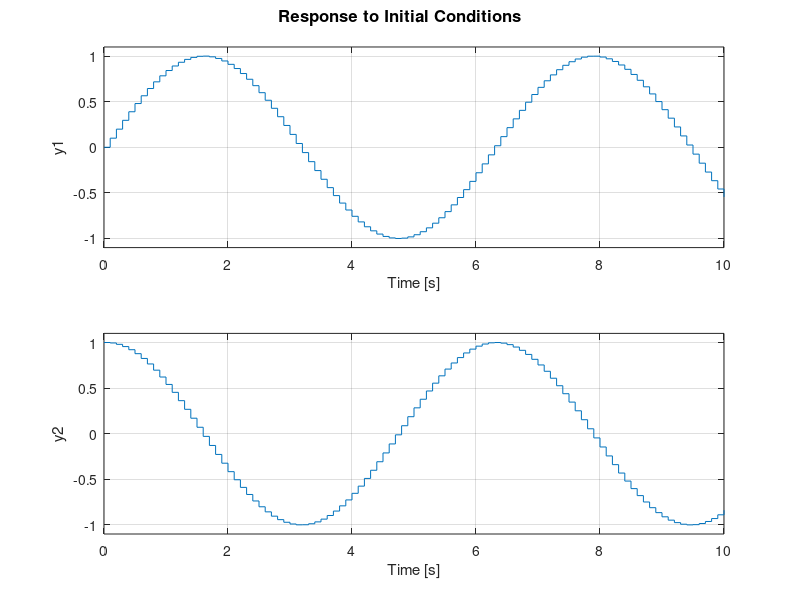
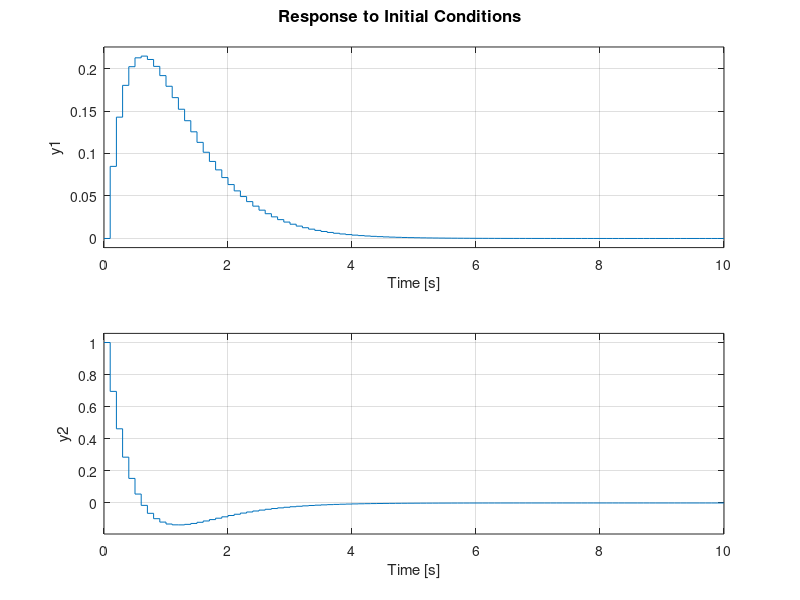
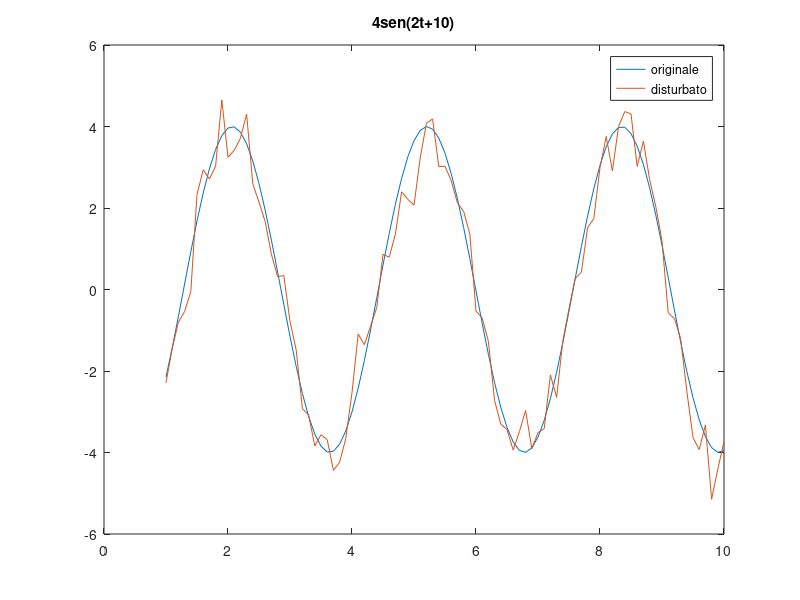
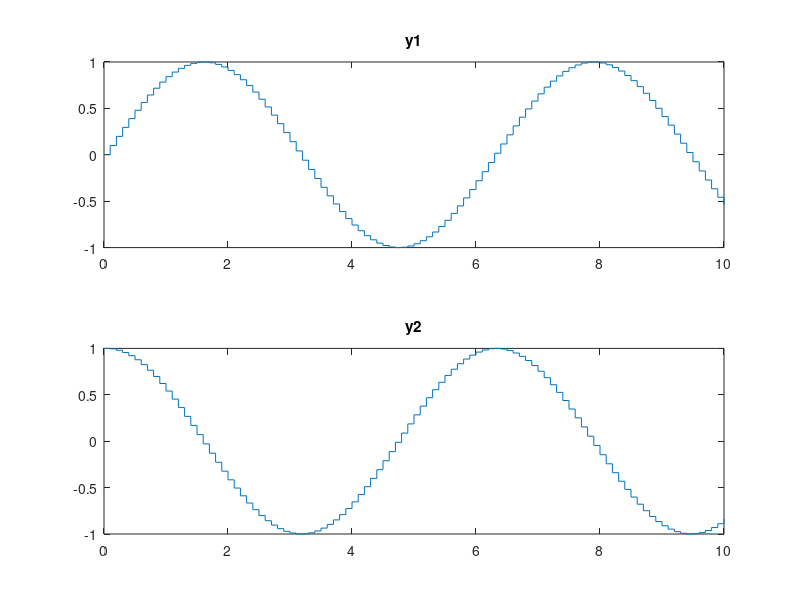

These charts were generated, in order, by the following MATLAB code:
clear;
clc;

%% Parametri
orizzonte=10;
campionamento=0.1;
dimensione=(orizzonte/campionamento) +1;
x0=[0 1]';
A=[0 1; -1 0];
B=[0 1]';
C=eye(2);
D=[0 0]';
sys = ss(A,B,C,D);
sysd = c2d(sys,campionamento);
Ad=sysd.A;
Bd=sysd.B;

%% Stabilità
autovalori_continuo=eig(A);
autovalori_discreto=abs(eig(sysd.A));
figure(1);
initial(sysd,x0,orizzonte);

%% Ottimizzazione
Q=eye(2)*2;
Qf=Q;
R=0.25;
[K,S,E] = dlqr(Ad,Bd,Q,R);

%% Stabilità ciclo chiuso
Ad_chiuso=Ad-Bd*K;
autovalori_discreto_chiuso=abs(eig(Ad_chiuso));
sysd_chiuso=ss(Ad_chiuso,Bd,C,D,campionamento);
figure(2);
initial(sysd_chiuso,x0,orizzonte);


%% seno
x = 1:0.1:10;
y = zeros(1,length(x));
y_disturbato = zeros(1,length(x));
media=0;
sigma=0.5;
random=media+sigma*randn(1,length(x));

for i=1:length(x)
    y(i) = 4*sin(2*x(i)+10);
    y_disturbato(i) = y(i)+random(i);
end

figure(3);
plot(x,y,x,y_disturbato);
title("4sen(2t+10)");
legend('originale','disturbato');


%% grafico libero a mano
tempo=0:campionamento:orizzonte;
Y = zeros(2,dimensione);
X = zeros(2,dimensione);
X(:,1) = [0 1]';

for t=1:dimensione-1
    Y(:,t) = C*X(:,t);
    X(:,t+1) = Ad*X(:,t);
end
Y(:,dimensione) = C*X(:,dimensione);
figure(4);
subplot(2,1,1);
%y=interp1(Y(1,:),tempo);
stairs(tempo(1,:),Y(1,:));
title('y1');

subplot(2,1,2);
%y=interp1(Y(2,:),tempo);
stairs(tempo(1,:),Y(2,:));
title('y2');


%% grafico controllato a mano
tempo=0:campionamento:orizzonte;
Y = zeros(2,dimensione);
X = zeros(2,dimensione);
U = zeros(1,dimensione-1);
X(:,1) = [0 1]';

for t=1:dimensione-1
    U(:,t)= -K*X(:,t);
    Y(:,t) = C*X(:,t);
    X(:,t+1) = Ad*X(:,t)+Bd*U(:,t);
end
Y(:,dimensione) = C*X(:,dimensione);
figure(5);
subplot(2,1,1);
%y=interp1(Y(1,:),tempo);
stairs(tempo(1,:),Y(1,:));
title('y1 controllato');

subplot(2,1,2);
%y=interp1(Y(2,:),tempo);
stairs(tempo(1,:),Y(2,:));
title('y2 controllato');
